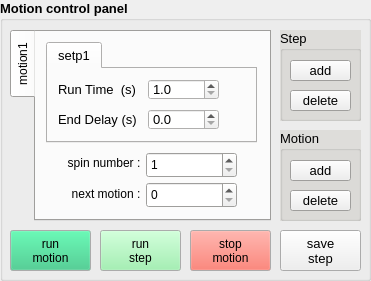
  <widget class="QGroupBox" name="groupBox">
   <property name="geometry">
    <rect>
     <x>10</x>
     <y>10</y>
     <width>371</width>
     <height>281</height>
    </rect>
   </property>
   <property name="font">
    <font>
     <pointsize>10</pointsize>
     <weight>75</weight>
     <bold>true</bold>
    </font>
   </property>
   <property name="autoFillBackground">
    <bool>true</bool>
   </property>
   <property name="title">
    <string>Motion control panel</string>
   </property>
   <widget class="QTabWidget" name="motionTab">
    <property name="geometry">
     <rect>
      <x>10</x>
      <y>30</y>
      <width>261</width>
      <height>191</height>
     </rect>
    </property>
    <property name="palette">
     <palette>
      <active>
       <colorrole role="Base">
        <brush brushstyle="SolidPattern">
         <color alpha="255">
          <red>255</red>
          <green>255</green>
          <blue>255</blue>
         </color>
        </brush>
       </colorrole>
       <colorrole role="Window">
        <brush brushstyle="SolidPattern">
         <color alpha="255">
          <red>222</red>
          <green>221</green>
          <blue>218</blue>
         </color>
        </brush>
       </colorrole>
      </active>
      <inactive>
       <colorrole role="Base">
        <brush brushstyle="SolidPattern">
         <color alpha="255">
          <red>255</red>
          <green>255</green>
          <blue>255</blue>
         </color>
        </brush>
       </colorrole>
       <colorrole role="Window">
        <brush brushstyle="SolidPattern">
         <color alpha="255">
          <red>222</red>
          <green>221</green>
          <blue>218</blue>
         </color>
        </brush>
       </colorrole>
      </inactive>
      <disabled>
       <colorrole role="Base">
        <brush brushstyle="SolidPattern">
         <color alpha="255">
          <red>222</red>
          <green>221</green>
          <blue>218</blue>
         </color>
        </brush>
       </colorrole>
       <colorrole role="Window">
        <brush brushstyle="SolidPattern">
         <color alpha="255">
          <red>222</red>
          <green>221</green>
          <blue>218</blue>
         </color>
        </brush>
       </colorrole>
      </disabled>
     </palette>
    </property>
    <property name="font">
     <font>
      <pointsize>9</pointsize>
      <weight>50</weight>
      <bold>false</bold>
     </font>
    </property>
    <property name="acceptDrops">
     <bool>false</bool>
    </property>
    <property name="layoutDirection">
     <enum>Qt::LeftToRight</enum>
    </property>
    <property name="tabPosition">
     <enum>QTabWidget::West</enum>
    </property>
    <property name="tabShape">
     <enum>QTabWidget::Rounded</enum>
    </property>
    <property name="currentIndex">
     <number>0</number>
    </property>
    <property name="elideMode">
     <enum>Qt::ElideNone</enum>
    </property>
    <property name="documentMode">
     <bool>false</bool>
    </property>
    <property name="tabsClosable">
     <bool>false</bool>
    </property>
    <property name="movable">
     <bool>false</bool>
    </property>
    <property name="tabBarAutoHide">
     <bool>false</bool>
    </property>
    <widget class="QWidget" name="motionTab_motion1">
     <attribute name="title">
      <string>motion1</string>
     </attribute>
     <widget class="QTabWidget" name="stepTab_motion1">
      <property name="geometry">
       <rect>
        <x>10</x>
        <y>10</y>
        <width>211</width>
        <height>101</height>
       </rect>
      </property>
      <property name="palette">
       <palette>
        <active>
         <colorrole role="Base">
          <brush brushstyle="SolidPattern">
           <color alpha="255">
            <red>255</red>
            <green>255</green>
            <blue>255</blue>
           </color>
          </brush>
         </colorrole>
         <colorrole role="Window">
          <brush brushstyle="SolidPattern">
           <color alpha="255">
            <red>246</red>
            <green>245</green>
            <blue>244</blue>
           </color>
          </brush>
         </colorrole>
        </active>
        <inactive>
         <colorrole role="Base">
          <brush brushstyle="SolidPattern">
           <color alpha="255">
            <red>255</red>
            <green>255</green>
            <blue>255</blue>
           </color>
          </brush>
         </colorrole>
         <colorrole role="Window">
          <brush brushstyle="SolidPattern">
           <color alpha="255">
            <red>246</red>
            <green>245</green>
            <blue>244</blue>
           </color>
          </brush>
         </colorrole>
        </inactive>
        <disabled>
         <colorrole role="Base">
          <brush brushstyle="SolidPattern">
           <color alpha="255">
            <red>246</red>
            <green>245</green>
            <blue>244</blue>
           </color>
          </brush>
         </colorrole>
         <colorrole role="Window">
          <brush brushstyle="SolidPattern">
           <color alpha="255">
            <red>246</red>
            <green>245</green>
            <blue>244</blue>
           </color>
          </brush>
         </colorrole>
        </disabled>
       </palette>
      </property>
      <property name="font">
       <font>
        <pointsize>10</pointsize>
        <weight>50</weight>
        <bold>false</bold>
       </font>
      </property>
      <property name="autoFillBackground">
       <bool>false</bool>
      </property>
      <property name="currentIndex">
       <number>0</number>
      </property>
      <property name="documentMode">
       <bool>false</bool>
      </property>
      <property name="tabsClosable">
       <bool>false</bool>
      </property>
      <widget class="QWidget" name="step1_motion1">
       <attribute name="title">
        <string>setp1</string>
       </attribute>
       <widget class="QLabel" name="label_runTime">
        <property name="geometry">
         <rect>
          <x>10</x>
          <y>10</y>
          <width>81</width>
          <height>21</height>
         </rect>
        </property>
        <property name="text">
         <string>Run Time  (s)</string>
        </property>
       </widget>
       <widget class="QDoubleSpinBox" name="endDelaySpinBoxStep1_motion1">
        <property name="geometry">
         <rect>
          <x>100</x>
          <y>40</y>
          <width>71</width>
          <height>21</height>
         </rect>
        </property>
        <property name="accelerated">
         <bool>true</bool>
        </property>
        <property name="decimals">
         <number>1</number>
        </property>
        <property name="maximum">
         <double>10.000000000000000</double>
        </property>
        <property name="singleStep">
         <double>0.100000000000000</double>
        </property>
       </widget>
       <widget class="QDoubleSpinBox" name="runTimeSpinBoxStep1_motion1">
        <property name="geometry">
         <rect>
          <x>100</x>
          <y>10</y>
          <width>71</width>
          <height>21</height>
         </rect>
        </property>
        <property name="accelerated">
         <bool>true</bool>
        </property>
        <property name="decimals">
         <number>1</number>
        </property>
        <property name="minimum">
         <double>1.000000000000000</double>
        </property>
        <property name="maximum">
         <double>10.000000000000000</double>
        </property>
        <property name="singleStep">
         <double>0.100000000000000</double>
        </property>
       </widget>
       <widget class="QLabel" name="label_endDelay">
        <property name="geometry">
         <rect>
          <x>10</x>
          <y>40</y>
          <width>81</width>
          <height>20</height>
         </rect>
        </property>
        <property name="text">
         <string>End Delay (s)</string>
        </property>
       </widget>
      </widget>
     </widget>
     <widget class="QLabel" name="label_2">
      <property name="geometry">
       <rect>
        <x>30</x>
        <y>152</y>
        <width>81</width>
        <height>20</height>
       </rect>
      </property>
      <property name="text">
       <string>next motion :  </string>
      </property>
      <property name="alignment">
       <set>Qt::AlignRight|Qt::AlignTrailing|Qt::AlignVCenter</set>
      </property>
     </widget>
     <widget class="QLabel" name="label_15">
      <property name="geometry">
       <rect>
        <x>30</x>
        <y>121</y>
        <width>81</width>
        <height>20</height>
       </rect>
      </property>
      <property name="text">
       <string>spin number :  </string>
      </property>
      <property name="alignment">
       <set>Qt::AlignRight|Qt::AlignTrailing|Qt::AlignVCenter</set>
      </property>
     </widget>
     <widget class="QSpinBox" name="spinNumberSpinBox_motion2">
      <property name="geometry">
       <rect>
        <x>110</x>
        <y>120</y>
        <width>91</width>
        <height>26</height>
       </rect>
      </property>
      <property name="minimum">
       <number>1</number>
      </property>
     </widget>
     <widget class="QSpinBox" name="nextMotionSpinBox_motion1">
      <property name="geometry">
       <rect>
        <x>110</x>
        <y>150</y>
        <width>91</width>
        <height>26</height>
       </rect>
      </property>
     </widget>
    </widget>
   </widget>
   <widget class="QPushButton" name="stepReadButton">
    <property name="geometry">
     <rect>
      <x>280</x>
      <y>230</y>
      <width>81</width>
      <height>41</height>
     </rect>
    </property>
    <property name="font">
     <font>
      <pointsize>10</pointsize>
      <weight>50</weight>
      <bold>false</bold>
     </font>
    </property>
    <property name="text">
     <string>save
step</string>
    </property>
   </widget>
   <widget class="QPushButton" name="motionRunButton">
    <property name="geometry">
     <rect>
      <x>10</x>
      <y>230</y>
      <width>81</width>
      <height>41</height>
     </rect>
    </property>
    <property name="palette">
     <palette>
      <active>
       <colorrole role="Button">
        <brush brushstyle="SolidPattern">
         <color alpha="255">
          <red>46</red>
          <green>194</green>
          <blue>126</blue>
         </color>
        </brush>
       </colorrole>
      </active>
      <inactive>
       <colorrole role="Button">
        <brush brushstyle="SolidPattern">
         <color alpha="255">
          <red>46</red>
          <green>194</green>
          <blue>126</blue>
         </color>
        </brush>
       </colorrole>
      </inactive>
      <disabled>
       <colorrole role="Button">
        <brush brushstyle="SolidPattern">
         <color alpha="255">
          <red>46</red>
          <green>194</green>
          <blue>126</blue>
         </color>
        </brush>
       </colorrole>
      </disabled>
     </palette>
    </property>
    <property name="font">
     <font>
      <pointsize>9</pointsize>
      <weight>50</weight>
      <bold>false</bold>
     </font>
    </property>
    <property name="text">
     <string>run
motion</string>
    </property>
   </widget>
   <widget class="QPushButton" name="stepRunButton">
    <property name="geometry">
     <rect>
      <x>100</x>
      <y>230</y>
      <width>81</width>
      <height>41</height>
     </rect>
    </property>
    <property name="palette">
     <palette>
      <active>
       <colorrole role="Button">
        <brush brushstyle="SolidPattern">
         <color alpha="255">
          <red>143</red>
          <green>240</green>
          <blue>164</blue>
         </color>
        </brush>
       </colorrole>
      </active>
      <inactive>
       <colorrole role="Button">
        <brush brushstyle="SolidPattern">
         <color alpha="255">
          <red>143</red>
          <green>240</green>
          <blue>164</blue>
         </color>
        </brush>
       </colorrole>
      </inactive>
      <disabled>
       <colorrole role="Button">
        <brush brushstyle="SolidPattern">
         <color alpha="255">
          <red>143</red>
          <green>240</green>
          <blue>164</blue>
         </color>
        </brush>
       </colorrole>
      </disabled>
     </palette>
    </property>
    <property name="font">
     <font>
      <pointsize>9</pointsize>
      <weight>50</weight>
      <bold>false</bold>
     </font>
    </property>
    <property name="text">
     <string>run
step</string>
    </property>
   </widget>
   <widget class="QPushButton" name="motionStopButton">
    <property name="geometry">
     <rect>
      <x>190</x>
      <y>230</y>
      <width>81</width>
      <height>41</height>
     </rect>
    </property>
    <property name="palette">
     <palette>
      <active>
       <colorrole role="Button">
        <brush brushstyle="SolidPattern">
         <color alpha="255">
          <red>246</red>
          <green>97</green>
          <blue>81</blue>
         </color>
        </brush>
       </colorrole>
      </active>
      <inactive>
       <colorrole role="Button">
        <brush brushstyle="SolidPattern">
         <color alpha="255">
          <red>246</red>
          <green>97</green>
          <blue>81</blue>
         </color>
        </brush>
       </colorrole>
      </inactive>
      <disabled>
       <colorrole role="Button">
        <brush brushstyle="SolidPattern">
         <color alpha="255">
          <red>246</red>
          <green>97</green>
          <blue>81</blue>
         </color>
        </brush>
       </colorrole>
      </disabled>
     </palette>
    </property>
    <property name="font">
     <font>
      <pointsize>9</pointsize>
      <weight>50</weight>
      <bold>false</bold>
     </font>
    </property>
    <property name="text">
     <string>stop
motion</string>
    </property>
   </widget>
   <widget class="QGroupBox" name="groupBox_5">
    <property name="geometry">
     <rect>
      <x>280</x>
      <y>30</y>
      <width>81</width>
      <height>91</height>
     </rect>
    </property>
    <property name="palette">
     <palette>
      <active>
       <colorrole role="Base">
        <brush brushstyle="SolidPattern">
         <color alpha="255">
          <red>255</red>
          <green>255</green>
          <blue>255</blue>
         </color>
        </brush>
       </colorrole>
       <colorrole role="Window">
        <brush brushstyle="SolidPattern">
         <color alpha="255">
          <red>222</red>
          <green>221</green>
          <blue>218</blue>
         </color>
        </brush>
       </colorrole>
      </active>
      <inactive>
       <colorrole role="Base">
        <brush brushstyle="SolidPattern">
         <color alpha="255">
          <red>255</red>
          <green>255</green>
          <blue>255</blue>
         </color>
        </brush>
       </colorrole>
       <colorrole role="Window">
        <brush brushstyle="SolidPattern">
         <color alpha="255">
          <red>222</red>
          <green>221</green>
          <blue>218</blue>
         </color>
        </brush>
       </colorrole>
      </inactive>
      <disabled>
       <colorrole role="Base">
        <brush brushstyle="SolidPattern">
         <color alpha="255">
          <red>222</red>
          <green>221</green>
          <blue>218</blue>
         </color>
        </brush>
       </colorrole>
       <colorrole role="Window">
        <brush brushstyle="SolidPattern">
         <color alpha="255">
          <red>222</red>
          <green>221</green>
          <blue>218</blue>
         </color>
        </brush>
       </colorrole>
      </disabled>
     </palette>
    </property>
    <property name="font">
     <font>
      <pointsize>10</pointsize>
      <weight>50</weight>
      <bold>false</bold>
     </font>
    </property>
    <property name="autoFillBackground">
     <bool>true</bool>
    </property>
    <property name="title">
     <string>Step</string>
    </property>
    <widget class="QPushButton" name="stepDeleteButton">
     <property name="geometry">
      <rect>
       <x>10</x>
       <y>60</y>
       <width>61</width>
       <height>21</height>
      </rect>
     </property>
     <property name="font">
      <font>
       <pointsize>10</pointsize>
       <weight>50</weight>
       <bold>false</bold>
      </font>
     </property>
     <property name="text">
      <string>delete</string>
     </property>
    </widget>
    <widget class="QPushButton" name="stepAddButton">
     <property name="geometry">
      <rect>
       <x>10</x>
       <y>30</y>
       <width>61</width>
       <height>21</height>
      </rect>
     </property>
     <property name="font">
      <font>
       <pointsize>10</pointsize>
       <weight>50</weight>
       <bold>false</bold>
      </font>
     </property>
     <property name="text">
      <string>add</string>
     </property>
    </widget>
   </widget>
   <widget class="QGroupBox" name="groupBox_4">
    <property name="geometry">
     <rect>
      <x>280</x>
      <y>130</y>
      <width>81</width>
      <height>91</height>
     </rect>
    </property>
    <property name="palette">
     <palette>
      <active>
       <colorrole role="Base">
        <brush brushstyle="SolidPattern">
         <color alpha="255">
          <red>192</red>
          <green>191</green>
          <blue>188</blue>
         </color>
        </brush>
       </colorrole>
       <colorrole role="Window">
        <brush brushstyle="SolidPattern">
         <color alpha="255">
          <red>222</red>
          <green>221</green>
          <blue>218</blue>
         </color>
        </brush>
       </colorrole>
      </active>
      <inactive>
       <colorrole role="Base">
        <brush brushstyle="SolidPattern">
         <color alpha="255">
          <red>192</red>
          <green>191</green>
          <blue>188</blue>
         </color>
        </brush>
       </colorrole>
       <colorrole role="Window">
        <brush brushstyle="SolidPattern">
         <color alpha="255">
          <red>222</red>
          <green>221</green>
          <blue>218</blue>
         </color>
        </brush>
       </colorrole>
      </inactive>
      <disabled>
       <colorrole role="Base">
        <brush brushstyle="SolidPattern">
         <color alpha="255">
          <red>222</red>
          <green>221</green>
          <blue>218</blue>
         </color>
        </brush>
       </colorrole>
       <colorrole role="Window">
        <brush brushstyle="SolidPattern">
         <color alpha="255">
          <red>222</red>
          <green>221</green>
          <blue>218</blue>
         </color>
        </brush>
       </colorrole>
      </disabled>
     </palette>
    </property>
    <property name="font">
     <font>
      <pointsize>10</pointsize>
      <weight>50</weight>
      <bold>false</bold>
     </font>
    </property>
    <property name="autoFillBackground">
     <bool>true</bool>
    </property>
    <property name="title">
     <string>Motion</string>
    </property>
    <widget class="QPushButton" name="motionAddButton">
     <property name="geometry">
      <rect>
       <x>10</x>
       <y>30</y>
       <width>61</width>
       <height>21</height>
      </rect>
     </property>
     <property name="font">
      <font>
       <pointsize>10</pointsize>
       <weight>50</weight>
       <bold>false</bold>
      </font>
     </property>
     <property name="text">
      <string>add</string>
     </property>
    </widget>
    <widget class="QPushButton" name="motionDeleteButton">
     <property name="geometry">
      <rect>
       <x>10</x>
       <y>60</y>
       <width>61</width>
       <height>21</height>
      </rect>
     </property>
     <property name="font">
      <font>
       <pointsize>10</pointsize>
       <weight>50</weight>
       <bold>false</bold>
      </font>
     </property>
     <property name="text">
      <string>delete</string>
     </property>
    </widget>
   </widget>
  </widget>
